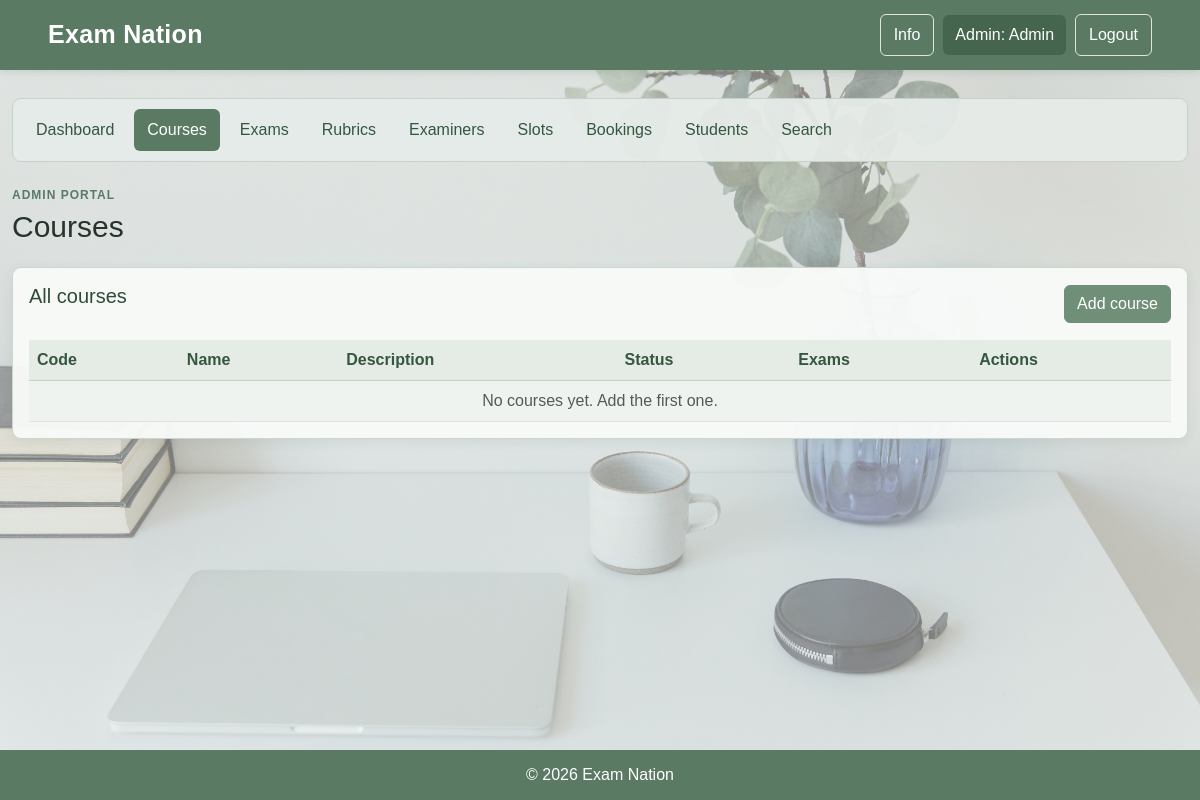
/admin/courses (signed in), run on an earlier commit of the app's database.
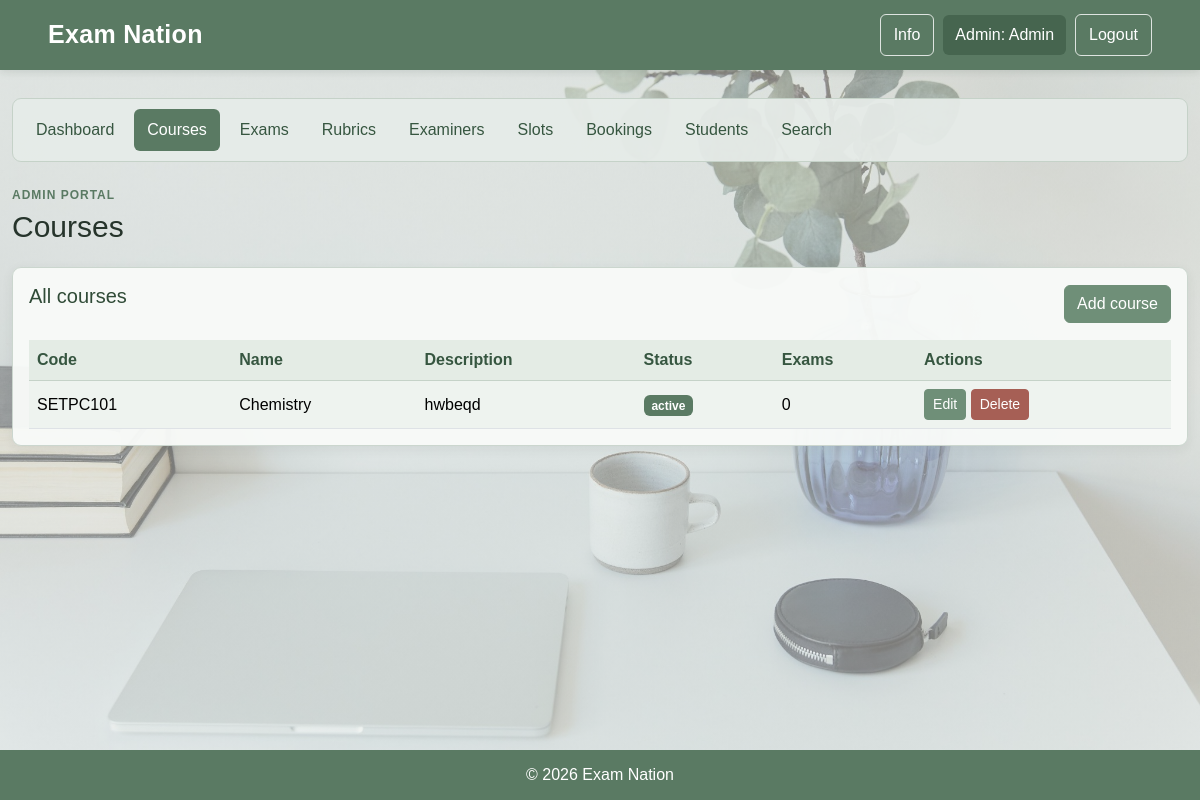
And on a later commit of the database.
### model.py (models this page shows)
class Course(db.Model):
    __tablename__ = "course_list"
    course_id = db.Column(db.Integer, primary_key=True)
    course_code = db.Column(db.String(20), nullable=False)
    course_name = db.Column(db.String(100), nullable=False)
    description = db.Column(db.String(200), nullable=False)
    status = db.Column(db.String(100), nullable=False)       # active / inactive
    exams = db.relationship("Exam", backref="course")

### app.py (the view)
@app.route('/admin/courses')
def admin_courses():
    if not admin_only():
        return redirect(url_for('login'))
    return render_template("admin/courses.html", courses=Course.query.all())

### app.py (called while the page is built)
def admin_only():
    return "user_id" in session and session.get("role") == "admin"

### templates/admin/courses.html
{% extends "portal.html" %}
{% set active = 'courses' %}
{% block heading %}Courses{% endblock %}
{% block portal_body %}
<div class="card card-body mb-4">
    <div class="d-flex justify-content-between align-items-center mb-3"><h3 class="h5 mb-3">All courses</h3><a class="btn btn-primary" href="{{ url_for('admin_course_form') }}">Add course</a></div>
    <div class="table-responsive"><table class="table table-striped table-hover align-middle mb-0">
        <thead><tr><th>Code</th><th>Name</th><th>Description</th><th>Status</th><th>Exams</th><th>Actions</th></tr></thead>
        {% for c in courses %}
        <tr>
            <td>{{ c.course_code }}</td><td>{{ c.course_name }}</td><td>{{ c.description }}</td>
            <td><span class="badge {{ 'text-bg-success' if c.status == 'active' else 'text-bg-secondary' }}">{{ c.status }}</span></td>
            <td>{{ c.exams|length }}</td>
            <td>
                <a class="btn btn-primary btn-sm" href="{{ url_for('admin_course_form', course_id=c.course_id) }}">Edit</a>
                <form method="POST" action="{{ url_for('admin_course_delete', course_id=c.course_id) }}" class="d-inline">
                    <button class="btn btn-danger btn-sm">Delete</button>
                </form>
            </td>
        </tr>
        {% else %}<tr><td colspan="6" class="text-center text-muted">No courses yet. Add the first one.</td></tr>{% endfor %}
    </table></div>
</div>
{% endblock %}

### templates/portal.html (shortened to what this page needs)
{% extends "base.html" %}
{% block styles %}
<link rel="stylesheet" href="{{ url_for('static', filename='portal.css') }}">
{% endblock %}
{% block content %}
<nav class="portal-nav">
    {% if session.get('role') == 'admin' %}
        <a class="{% if active == 'home' %}active{% endif %}" href="{{ url_for('admin_dashboard') }}">Dashboard</a>
        <a class="{% if active == 'courses' %}active{% endif %}" href="{{ url_for('admin_courses') }}">Courses</a>
        <a class="{% if active == 'exams' %}active{% endif %}" href="{{ url_for('admin_exams') }}">Exams</a>
        <a class="{% if active == 'rubrics' %}active{% endif %}" href="{{ url_for('admin_rubrics') }}">Rubrics</a>
        <a class="{% if active == 'examiners' %}active{% endif %}" href="{{ url_for('admin_examiners') }}">Examiners</a>
        <a class="{% if active == 'slots' %}active{% endif %}" href="{{ url_for('admin_slots') }}">Slots</a>
        <a class="{% if active == 'bookings' %}active{% endif %}" href="{{ url_for('admin_bookings') }}">Bookings</a>
        <a class="{% if active == 'students' %}active{% endif %}" href="{{ url_for('admin_students') }}">Students</a>
        <a class="{% if active == 'search' %}active{% endif %}" href="{{ url_for('admin_search') }}">Search</a>
    {% endif %}
</nav>
<section class="page-heading">
    <p class="small-heading">{{ session.get('role', 'Portal')|capitalize }} portal</p>
    <h1>{% block heading %}Dashboard{% endblock %}</h1>
</section>
{% block portal_body %}{% endblock %}
{% endblock %}

### templates/base.html (shortened to what this page needs)
<!doctype html>
<html lang="en">
<head>
    <link href="https://cdn.jsdelivr.net/npm/bootstrap@5.3.3/dist/css/bootstrap.min.css" rel="stylesheet">
    <link rel="stylesheet" href="{{ url_for('static', filename='base.css') }}">
    {% block styles %}{% endblock %}
</head>
<body>
<div class="site-wrap">
    <header class="topbar">
        <div class="topbar-inner">
            <a class="brand" href="{{ url_for('home_page') }}">Exam Nation</a>
            <nav class="top-links">
                <a href="{{ url_for('info') }}">Info</a>
                {% if session.get('user_id') %}
                    <span class="user-label">
                        {{ session.get('role', '')|capitalize }}: {{ session.get('name', 'User') }}
                    </span>
                    <a class="logout-link" href="{{ url_for('logout') }}">Logout</a>
                {% else %}
                    <a href="{{ url_for('login') }}">Login</a>
                    <a class="signup-link" href="{{ url_for('sign_up') }}">Sign up</a>
                {% endif %}
            </nav>
        </div>
    </header>
    <main class="main-area">
        <div class="container page-width">
            {% block content %}{% endblock %}
        </div>
    </main>
    <footer class="site-footer">
        <p>© 2026 Exam Nation</p>
    </footer>
</div>
</body>
</html>

### static/base.css (style rules this page uses)
* { box-sizing: border-box; }
html, body { min-height: 100%; }
body { margin: 0; font-family: Arial, sans-serif; color: #26342b; background-color: #e6ebe8; background-image: linear-gradient(rgba(238, 242, 239, 0.50), rgba(238, 242, 239, 0.50)), url("Background.jpg"); background-size: cover; background-position: center; background-attachment: fixed; }
.site-wrap { min-height: 100vh; display: flex; flex-direction: column; }
.topbar { background: #5a7a63; padding: 14px 4%; box-shadow: 0 2px 8px rgba(30, 50, 35, 0.12); }
.topbar-inner { max-width: 1400px; margin: auto; display: flex; align-items: center; justify-content: space-between; gap: 18px; }
.brand { color: #fff; text-decoration: none; font-size: 25px; font-weight: bold; letter-spacing: 0.3px; }
.top-links { display: flex; align-items: center; justify-content: flex-end; flex-wrap: wrap; gap: 9px; }
.top-links a { color: #fff; text-decoration: none; padding: 8px 13px; border: 1px solid rgba(255,255,255,0.8); border-radius: 6px; }
.user-label { color: #fff; background: rgba(34, 61, 41, 0.35); padding: 8px 12px; border-radius: 6px; }
.main-area { flex: 1; padding: 28px 0 42px; }
.page-width { max-width: 1400px; }
.site-footer { background: #5a7a63; color: #fff; text-align: center; padding: 13px; margin-top: auto; }
.site-footer p { margin: 0; }
.box a, .btn-primary { background: #6f8f78; border-color: #6f8f78; color: #fff; }
.btn-danger { background: #a65f55; border-color: #a65f55; }

### static/portal.css (style rules this page uses)
.portal-nav { display: flex; flex-wrap: wrap; gap: 7px; padding: 10px; margin: 0 0 24px; background: rgba(230, 235, 232, 0.94); border: 1px solid #c5d2c8; border-radius: 9px; }
.portal-nav a { color: #365640; text-decoration: none; padding: 9px 13px; border-radius: 6px; }
.portal-nav a.active { background: #5a7a63; color: #fff; }
.page-heading { margin: 8px 0 22px; }
.page-heading h1 { font-size: 30px; margin: 0; color: #26342b; }
.small-heading { color: #5a7a63; text-transform: uppercase; letter-spacing: 1px; font-size: 12px; font-weight: bold; margin-bottom: 5px; }
.card { background: rgba(248, 250, 248, 0.96); border: 1px solid #cbd6ce; border-radius: 9px; box-shadow: 0 3px 12px rgba(36, 56, 40, 0.07); }
.card h3, .card h4 { color: #304b37; }
.table { --bs-table-striped-bg: #eef3ef; --bs-table-hover-bg: #e3ece5; color: #29382e; }
.table thead th { color: #365640; background: #e4ece5; border-bottom: 1px solid #c5d2c8; }
.badge.text-bg-success { background: #5a7a63 !important; }

What changed in the data, as far as the page shows it:
added Course: course_code "SETPC101", course_name "Chemistry", description "hwbeqd", status "active", exams|length "0"
Also different on the page:
text no longer shown: "No courses yet. Add the first one."
